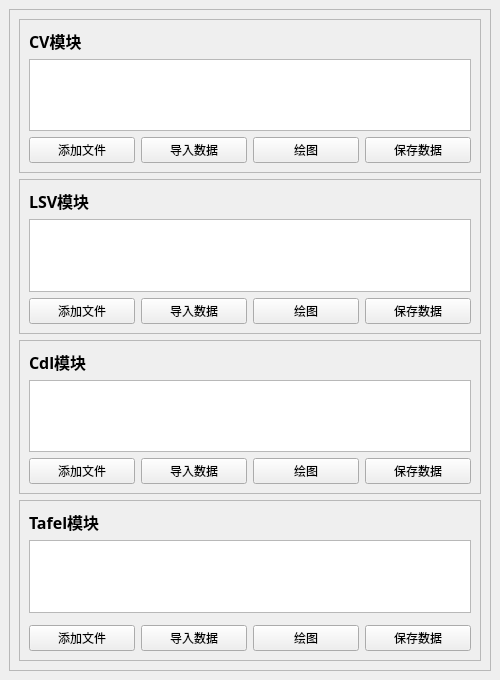
<?xml version="1.0" encoding="UTF-8"?>
<ui version="4.0">
 <class>MainWindow</class>
 <widget class="QMainWindow" name="MainWindow">
  <property name="geometry">
   <rect>
    <x>0</x>
    <y>0</y>
    <width>500</width>
    <height>680</height>
   </rect>
  </property>
  <property name="minimumSize">
   <size>
    <width>0</width>
    <height>0</height>
   </size>
  </property>
  <property name="windowTitle">
   <string>MainWindow</string>
  </property>
  <widget class="QWidget" name="centralwidget">
   <layout class="QVBoxLayout" name="verticalLayout_6">
    <item>
     <widget class="QScrollArea" name="scrollArea">
      <property name="minimumSize">
       <size>
        <width>0</width>
        <height>0</height>
       </size>
      </property>
      <property name="widgetResizable">
       <bool>true</bool>
      </property>
      <widget class="QWidget" name="scrollAreaWidgetContents">
       <property name="geometry">
        <rect>
         <x>0</x>
         <y>0</y>
         <width>480</width>
         <height>660</height>
        </rect>
       </property>
       <property name="minimumSize">
        <size>
         <width>0</width>
         <height>0</height>
        </size>
       </property>
       <layout class="QVBoxLayout" name="verticalLayout_5">
        <item>
         <widget class="QFrame" name="frame_CV">
          <property name="styleSheet">
           <string notr="true"/>
          </property>
          <property name="frameShape">
           <enum>QFrame::StyledPanel</enum>
          </property>
          <property name="frameShadow">
           <enum>QFrame::Raised</enum>
          </property>
          <layout class="QVBoxLayout" name="verticalLayout">
           <item>
            <widget class="QLabel" name="label_CV">
             <property name="font">
              <font>
               <family>微软雅黑</family>
               <pointsize>12</pointsize>
               <bold>true</bold>
              </font>
             </property>
             <property name="text">
              <string>CV模块</string>
             </property>
            </widget>
           </item>
           <item>
            <widget class="QPlainTextEdit" name="plainTextEdit_CV">
             <property name="enabled">
              <bool>true</bool>
             </property>
             <property name="sizePolicy">
              <sizepolicy hsizetype="Expanding" vsizetype="Expanding">
               <horstretch>0</horstretch>
               <verstretch>0</verstretch>
              </sizepolicy>
             </property>
             <property name="minimumSize">
              <size>
               <width>0</width>
               <height>0</height>
              </size>
             </property>
            </widget>
           </item>
           <item>
            <layout class="QHBoxLayout" name="horizontalLayout">
             <item>
              <widget class="QPushButton" name="btn_addData_CV">
               <property name="text">
                <string>添加文件</string>
               </property>
              </widget>
             </item>
             <item>
              <widget class="QPushButton" name="btn_importData_CV">
               <property name="text">
                <string>导入数据</string>
               </property>
              </widget>
             </item>
             <item>
              <widget class="QPushButton" name="btn_Plot_CV">
               <property name="text">
                <string>绘图</string>
               </property>
              </widget>
             </item>
             <item>
              <widget class="QPushButton" name="btn_saveData_CV">
               <property name="text">
                <string>保存数据</string>
               </property>
              </widget>
             </item>
            </layout>
           </item>
          </layout>
         </widget>
        </item>
        <item>
         <widget class="QFrame" name="frame_LSV">
          <property name="frameShape">
           <enum>QFrame::StyledPanel</enum>
          </property>
          <property name="frameShadow">
           <enum>QFrame::Raised</enum>
          </property>
          <layout class="QVBoxLayout" name="verticalLayout_2">
           <item>
            <widget class="QLabel" name="label_LSV">
             <property name="font">
              <font>
               <family>微软雅黑</family>
               <pointsize>12</pointsize>
               <bold>true</bold>
              </font>
             </property>
             <property name="text">
              <string>LSV模块</string>
             </property>
            </widget>
           </item>
           <item>
            <widget class="QPlainTextEdit" name="plainTextEdit_LSV"/>
           </item>
           <item>
            <layout class="QHBoxLayout" name="horizontalLayout_2">
             <item>
              <widget class="QPushButton" name="btn_addData_LSV">
               <property name="text">
                <string>添加文件</string>
               </property>
              </widget>
             </item>
             <item>
              <widget class="QPushButton" name="btn_importData_LSV">
               <property name="text">
                <string>导入数据</string>
               </property>
              </widget>
             </item>
             <item>
              <widget class="QPushButton" name="btn_Plot_LSV">
               <property name="text">
                <string>绘图</string>
               </property>
              </widget>
             </item>
             <item>
              <widget class="QPushButton" name="btn_saveData_LSV">
               <property name="text">
                <string>保存数据</string>
               </property>
              </widget>
             </item>
            </layout>
           </item>
          </layout>
         </widget>
        </item>
        <item>
         <widget class="QFrame" name="frame_Cdl">
          <property name="frameShape">
           <enum>QFrame::StyledPanel</enum>
          </property>
          <property name="frameShadow">
           <enum>QFrame::Raised</enum>
          </property>
          <layout class="QVBoxLayout" name="verticalLayout_3">
           <item>
            <widget class="QLabel" name="label_Cdl">
             <property name="font">
              <font>
               <family>微软雅黑</family>
               <pointsize>12</pointsize>
               <bold>true</bold>
              </font>
             </property>
             <property name="text">
              <string>Cdl模块</string>
             </property>
            </widget>
           </item>
           <item>
            <widget class="QPlainTextEdit" name="plainTextEdit_Cdl"/>
           </item>
           <item>
            <layout class="QHBoxLayout" name="horizontalLayout_3">
             <item>
              <widget class="QPushButton" name="btn_addData_Cdl">
               <property name="text">
                <string>添加文件</string>
               </property>
              </widget>
             </item>
             <item>
              <widget class="QPushButton" name="btn_importData_Cdl">
               <property name="text">
                <string>导入数据</string>
               </property>
              </widget>
             </item>
             <item>
              <widget class="QPushButton" name="btn_Plot_Cdl">
               <property name="text">
                <string>绘图</string>
               </property>
              </widget>
             </item>
             <item>
              <widget class="QPushButton" name="btn_saveData_Cdl">
               <property name="text">
                <string>保存数据</string>
               </property>
              </widget>
             </item>
            </layout>
           </item>
          </layout>
         </widget>
        </item>
        <item>
         <widget class="QFrame" name="frame_Tafel">
          <property name="frameShape">
           <enum>QFrame::StyledPanel</enum>
          </property>
          <property name="frameShadow">
           <enum>QFrame::Raised</enum>
          </property>
          <layout class="QVBoxLayout" name="verticalLayout_4">
           <item>
            <widget class="QLabel" name="label_Tafel">
             <property name="font">
              <font>
               <family>微软雅黑</family>
               <pointsize>12</pointsize>
               <bold>true</bold>
              </font>
             </property>
             <property name="text">
              <string>Tafel模块</string>
             </property>
            </widget>
           </item>
           <item>
            <widget class="QPlainTextEdit" name="plainTextEdit_Tafel"/>
           </item>
           <item>
            <widget class="QFrame" name="frame_TafelSlope">
             <property name="frameShape">
              <enum>QFrame::StyledPanel</enum>
             </property>
             <property name="frameShadow">
              <enum>QFrame::Raised</enum>
             </property>
            </widget>
           </item>
           <item>
            <layout class="QHBoxLayout" name="horizontalLayout_4">
             <item>
              <widget class="QPushButton" name="btn_addData_Tafel">
               <property name="text">
                <string>添加文件</string>
               </property>
              </widget>
             </item>
             <item>
              <widget class="QPushButton" name="btn_importData_Tafel">
               <property name="text">
                <string>导入数据</string>
               </property>
              </widget>
             </item>
             <item>
              <widget class="QPushButton" name="btn_Plot_Tafel">
               <property name="text">
                <string>绘图</string>
               </property>
              </widget>
             </item>
             <item>
              <widget class="QPushButton" name="btn_saveData_Tafel">
               <property name="text">
                <string>保存数据</string>
               </property>
              </widget>
             </item>
            </layout>
           </item>
          </layout>
         </widget>
        </item>
       </layout>
      </widget>
     </widget>
    </item>
   </layout>
  </widget>
 </widget>
 <resources/>
 <connections/>
</ui>
